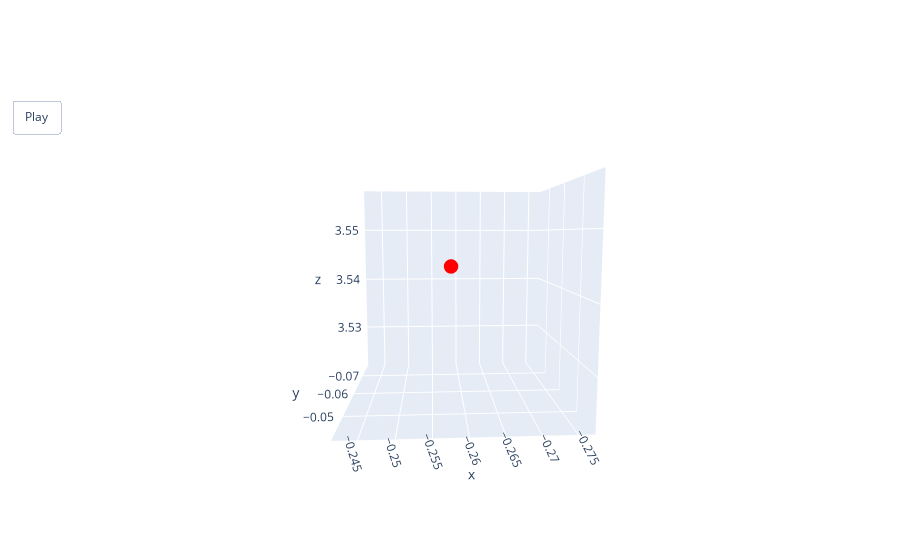

Source (notebook cell):
### Markdown cell above
# testing stereo vision results

### Code cell
import plotly.graph_objs as go
from plotly.subplots import make_subplots
import numpy as np

coords = np.array(coords3d[0][:])  # Update this line based on your actual data

# Create line connections between sequential points
connections = [[a, b] for a, b in zip(range(len(coords)-1), range(1, len(coords)))]

# Calculate max range to set equal axes
x_range = [coords[:, 0].min(), coords[:, 0].max()]
y_range = [coords[:, 1].min(), coords[:, 1].max()]
z_range = [coords[:, 2].min(), coords[:, 2].max()]

# Find the maximum range
max_range = max(x_range[1] - x_range[0], y_range[1] - y_range[0], z_range[1] - z_range[0])

# Calculate the mid points for each axis
x_mid = sum(x_range) / 2
y_mid = sum(y_range) / 2
z_mid = sum(z_range) / 2

# Set the range for each axis to be the max range centered around the mid point
x_range = [x_mid - max_range / 2, x_mid + max_range / 2]
y_range = [y_mid - max_range / 2, y_mid + max_range / 2]
z_range = [z_mid - max_range / 2, z_mid + max_range / 2]
frame_numbers = np.array(frame_counts[0])
frame_numbers -= frame_numbers[0]

# Calculate total frames for 30 fps over the maximum frame index
total_frames = max(frame_numbers) + 1  # subtracting warmupsteps

# Create interpolated coordinates array
interpolated_coords = np.zeros((total_frames, 3))


for i in range(len(frame_numbers) - 1):
    start_frame, end_frame = frame_numbers[i], frame_numbers[i + 1]
    start_coords, end_coords = coords[i], coords[i + 1]
    for frame in range(start_frame, end_frame + 1):
        #print(frame, (1 - t) * start_coords + t * end_coords)
        t = (frame - start_frame) / (end_frame - start_frame)
        interpolated_coords[frame] = (1 - t) * start_coords + t * end_coords


print(interpolated_coords[:,0].min(), interpolated_coords[:,0].max())
print(interpolated_coords[:,1].min(), interpolated_coords[:,1].max())
print(interpolated_coords[:,2].min(), interpolated_coords[:,2].max())

# Using the interpolated coordinates for the animation
fig = go.Figure(
    data=[go.Scatter3d(
        x=[interpolated_coords[0, 0]], 
        y=[interpolated_coords[0, 1]], 
        z=[interpolated_coords[0, 2]],
        mode='markers',
        marker=dict(size=5, color='red')  # Adjust the size for visibility
    )],
    layout=go.Layout(
        scene=dict(
            xaxis=dict(range=[x_range[0], x_range[1]]),
            yaxis=dict(range=[y_range[0], y_range[1]]),
            zaxis=dict(range=[z_range[0], z_range[1]]),
            aspectmode='cube'  # Ensures all axes have the same scale
        ),
        updatemenus=[dict(
            type='buttons',
            showactive=False,
            buttons=[{'label': 'Play',
                      'method': 'animate',
                      'args': [None, {"frame": {"duration": 50, "redraw": True},
                                      "fromcurrent": True, "transition": {"duration": 30, "easing": "linear"}}]}]
        )]
    ),
    frames=[
        go.Frame(data=[go.Scatter3d(
            x=[coord[0]], y=[coord[1]], z=[coord[2]],
            mode='markers',
            marker=dict(size=5, color='red')  # Adjust the size to maintain the diameter of the ball
        )]) for coord in interpolated_coords
    ]
)

fig.show()

### Figure 1 — Plotly figure (JSON) as saved in the notebook; plotly's stock layout.template omitted (floating-point values rounded to 4 significant figures)
{"data": [{"marker": {"color": "red", "size": 5}, "mode": "markers", "type": "scatter3d", "x": [-0.2582], "y": [-0.05962], "z": [3.544]}], "layout": {"autosize": true, "scene": {"aspectmode": "cube", "aspectratio": {"x": 1, "y": 1, "z": 1}, "camera": {"center": {"x": 0, "y": 0, "z": 0}, "eye": {"x": 0.1192, "y": 2.146, "z": 0.2633}, "projection": {"type": "perspective"}, "up": {"x": 0, "y": 0, "z": 1}}, "xaxis": {"range": [-0.2774, -0.2415], "type": "linear"}, "yaxis": {"range": [-0.07759, -0.04172], "type": "linear"}, "zaxis": {"range": [3.522, 3.558], "type": "linear"}}, "updatemenus": [{"active": 0, "buttons": [{"args": [null, {"frame": {"duration": 50, "redraw": true}, "fromcurrent": true, "transition": {"duration": 30, "easing": "linear"}}], "label": "Play", "method": "animate"}], "showactive": false, "type": "buttons"}]}}
